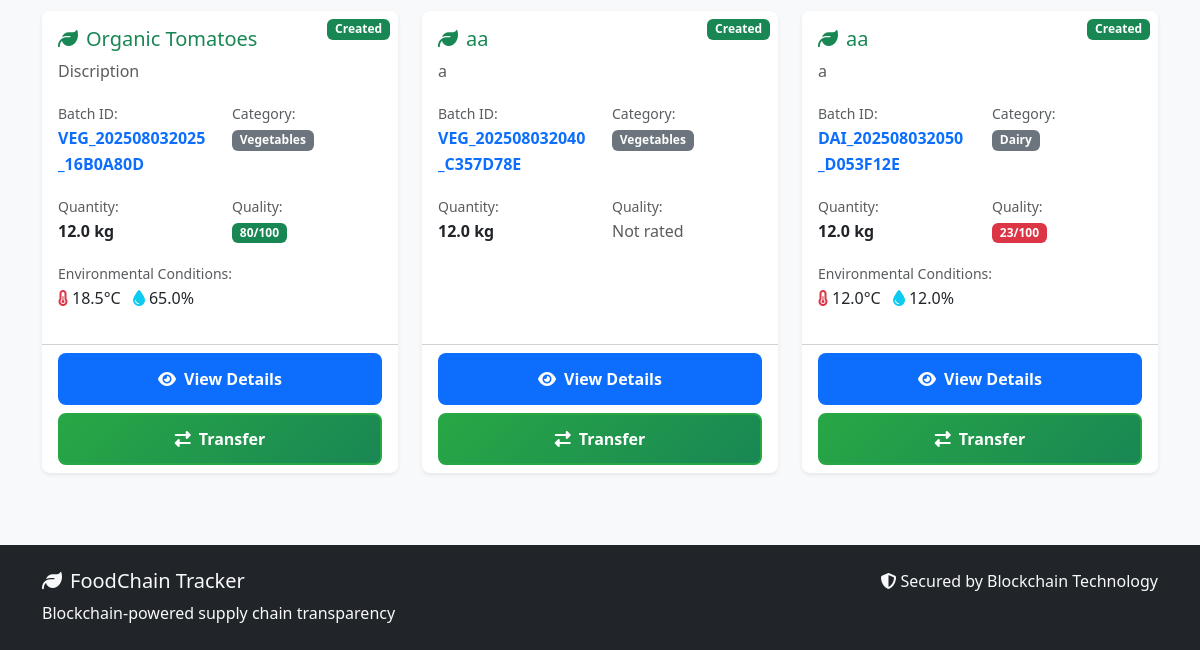
/products/ (signed in, lower part), run on an earlier commit of the app's database.
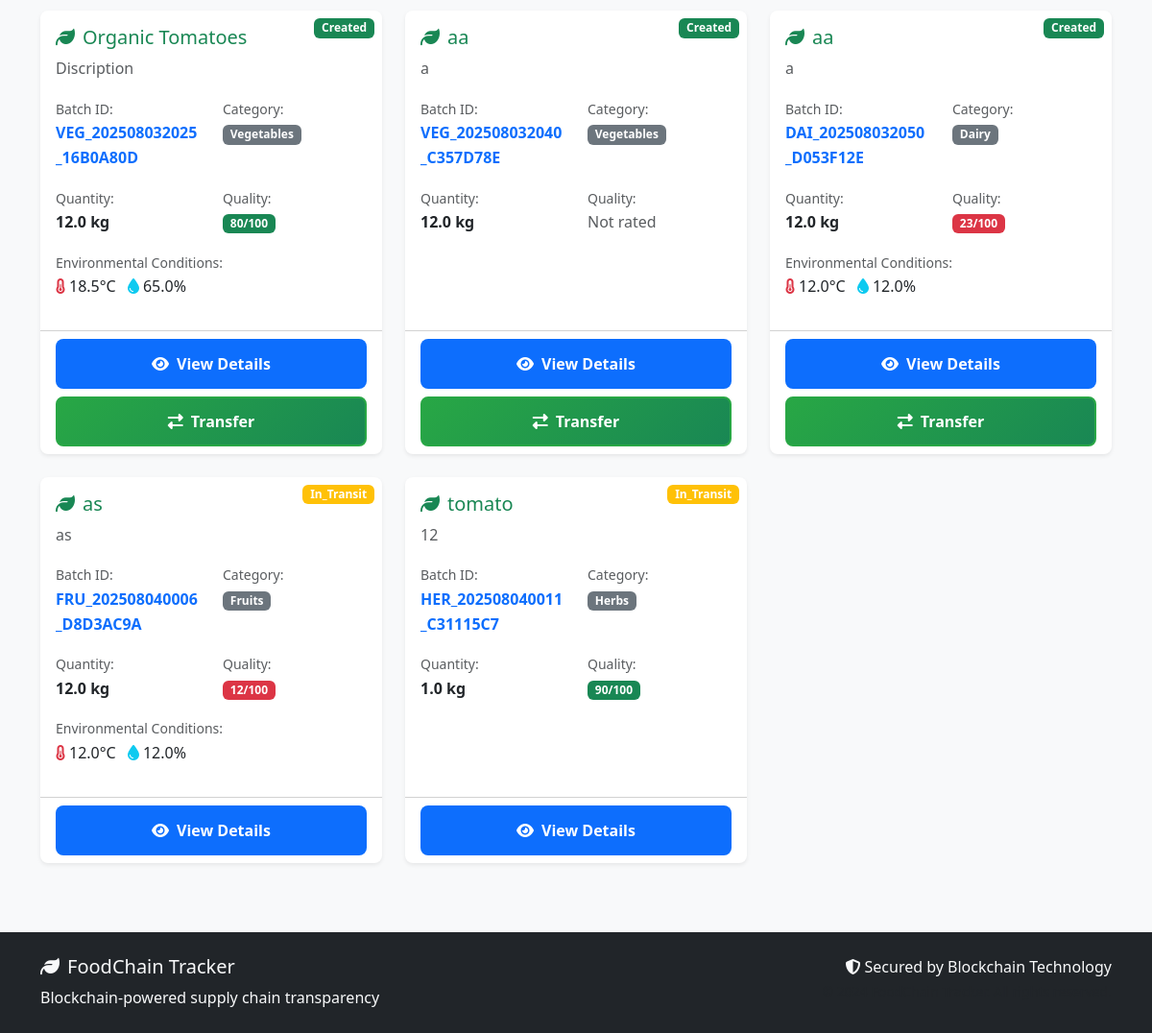
And on a later commit of the database.
### models/product.py (models this page shows, shortened)
class Product(db.Model):
    __tablename__ = 'products'
    id = db.Column(db.Integer, primary_key=True)
    batch_id = db.Column(db.String(50), unique=True, nullable=False)
    name = db.Column(db.String(100), nullable=False)
    category = db.Column(db.String(50), nullable=False)  # 'vegetables', 'fruits', 'grains', etc.
    description = db.Column(db.Text)
    quantity = db.Column(db.Float, nullable=False)  # Amount of product
    unit = db.Column(db.String(20), nullable=False)  # 'kg', 'tons', 'boxes', etc.
    quality_grade = db.Column(db.String(10))  # 'A', 'B', 'C', or custom grading
    quality_score = db.Column(db.Integer)  # 0-100 quality score
    origin_location = db.Column(db.String(200))  # Where product was produced
    harvest_date = db.Column(db.Date)
    expiry_date = db.Column(db.Date)
    current_location = db.Column(db.String(200))
    status = db.Column(db.String(50), default='created')  # 'created', 'in_transit', 'delivered', 'expired'
    temperature = db.Column(db.Float)  # Celsius
    humidity = db.Column(db.Float)     # Percentage
    pressure = db.Column(db.Float)     # For certain products
    created_by = db.Column(db.Integer, db.ForeignKey('users.id'), nullable=False)
    current_owner_id = db.Column(db.Integer, db.ForeignKey('users.id'), nullable=False)
    created_at = db.Column(db.DateTime, default=datetime.utcnow)
    updated_at = db.Column(db.DateTime, default=datetime.utcnow, onupdate=datetime.utcnow)
    current_owner = db.relationship('User', foreign_keys=[current_owner_id], backref='owned_products')
    transactions = db.relationship('Transaction', backref='product', lazy='dynamic', cascade='all, delete-orphan')
    def is_expired(self):
        if not self.expiry_date:
            return False
        return datetime.now().date() > self.expiry_date
    def days_until_expiry(self):
        if not self.expiry_date:
            return None
        delta = self.expiry_date - datetime.now().date()
        return delta.days

### routes/products.py (the view)
@products_bp.route('/')
@login_required
def list_products():
    page = request.args.get('page', 1, type=int)
    per_page = 20
    if current_user.role == 'farmer':
        products = Product.query.filter_by(created_by=current_user.id).paginate(
            page=page, per_page=per_page, error_out=False
        )
    elif current_user.role in ['distributor', 'retailer']:
        products = Product.query.filter_by(current_owner_id=current_user.id).paginate(
            page=page, per_page=per_page, error_out=False
        )
    else:
        products = Product.query.paginate(
            page=page, per_page=per_page, error_out=False
        )
    return render_template('products/list.html', products=products)

### models/user.py (called while the page is built)
    def get_role_display(self):
        role_names = {
            'farmer': 'Farmer/Producer',
            'distributor': 'Distributor',
            'retailer': 'Retailer',
            'inspector': 'Inspector'
        }
        return role_names.get(self.role, self.role.title())

    def can_create_products(self):
        return self.role == 'farmer'

    def can_transfer_products(self):
        return self.role in ['farmer', 'distributor']

### templates/products/list.html (shortened to what this page needs)
{% extends "base.html" %}
{% block content %}
{% if products.items %}
    <div class="row">
        {% for product in products.items %}
            <div class="col-lg-4 col-md-6 mb-4">
                <div class="card h-100 shadow-sm">
                    <div class="position-relative">
                        <span class="position-absolute top-0 end-0 m-2 badge bg-{{ 'success' if product.status == 'created' else 'warning' if product.status == 'in_transit' else 'info' if product.status == 'delivered' else 'danger' }}">
                            {{ product.status.title() }}
                        </span>
                    </div>
                    <div class="card-body">
                        <h5 class="card-title text-success">
                            <i class="fas fa-leaf me-2"></i>{{ product.name }}
                        </h5>
                        <p class="card-text text-muted">{{ product.description[:100] }}{% if product.description|length > 100 %}...{% endif %}</p>
                        <div class="row mb-3">
                            <div class="col-6">
                                <small class="text-muted">Batch ID:</small><br>
                                <strong class="text-primary">{{ product.batch_id }}</strong>
                            </div>
                            <div class="col-6">
                                <small class="text-muted">Category:</small><br>
                                <span class="badge bg-secondary">{{ product.category.title() }}</span>
                            </div>
                        </div>
                        <div class="row mb-3">
                            <div class="col-6">
                                <small class="text-muted">Quantity:</small><br>
                                <strong>{{ product.quantity }} {{ product.unit }}</strong>
                            </div>
                            <div class="col-6">
                                <small class="text-muted">Quality:</small><br>
                                {% if product.quality_score %}
                                    <span class="badge bg-{{ 'success' if product.quality_score >= 80 else 'warning' if product.quality_score >= 60 else 'danger' }}">
                                        {{ product.quality_score }}/100
                                    </span>
                                {% else %}
                                    <span class="text-muted">Not rated</span>
                                {% endif %}
                            </div>
                        </div>
                        {% if product.temperature %}
                            <div class="mb-3">
                                <small class="text-muted">Environmental Conditions:</small><br>
                                <i class="fas fa-thermometer-half text-danger me-1"></i>{{ product.temperature }}°C
                                {% if product.humidity %}
                                    <i class="fas fa-tint text-info ms-2 me-1"></i>{{ product.humidity }}%
                                {% endif %}
                            </div>
                        {% endif %}
                    </div>
                    <div class="card-footer bg-transparent">
                        <div class="d-grid gap-2">
                            <a href="{{ url_for('products.view_product', id=product.id) }}" class="btn btn-primary">
                                <i class="fas fa-eye me-2"></i>View Details
                            </a>
                            {% if current_user.id == product.current_owner_id and current_user.can_transfer_products() %}
                                <a href="{{ url_for('products.transfer_product', id=product.id) }}" class="btn btn-success">
                                    <i class="fas fa-exchange-alt me-2"></i>Transfer
                                </a>
                            {% endif %}
                        </div>
                    </div>
                </div>
            </div>
        {% endfor %}
    </div>
{% endif %}
{% endblock %}

What changed in the data, as far as the page shows it:
added Product: status "In_Transit", name "as", description "as", batch_id "FRU_202508040006_D8D3AC9A", category "Fruits", quantity "12.0", unit "kg", quality_score "12", temperature "12.0", humidity "12.0"
added Product: status "In_Transit", name "tomato", description "12", batch_id "HER_202508040011_C31115C7", category "Herbs", quantity "1.0", unit "kg", quality_score "90"
